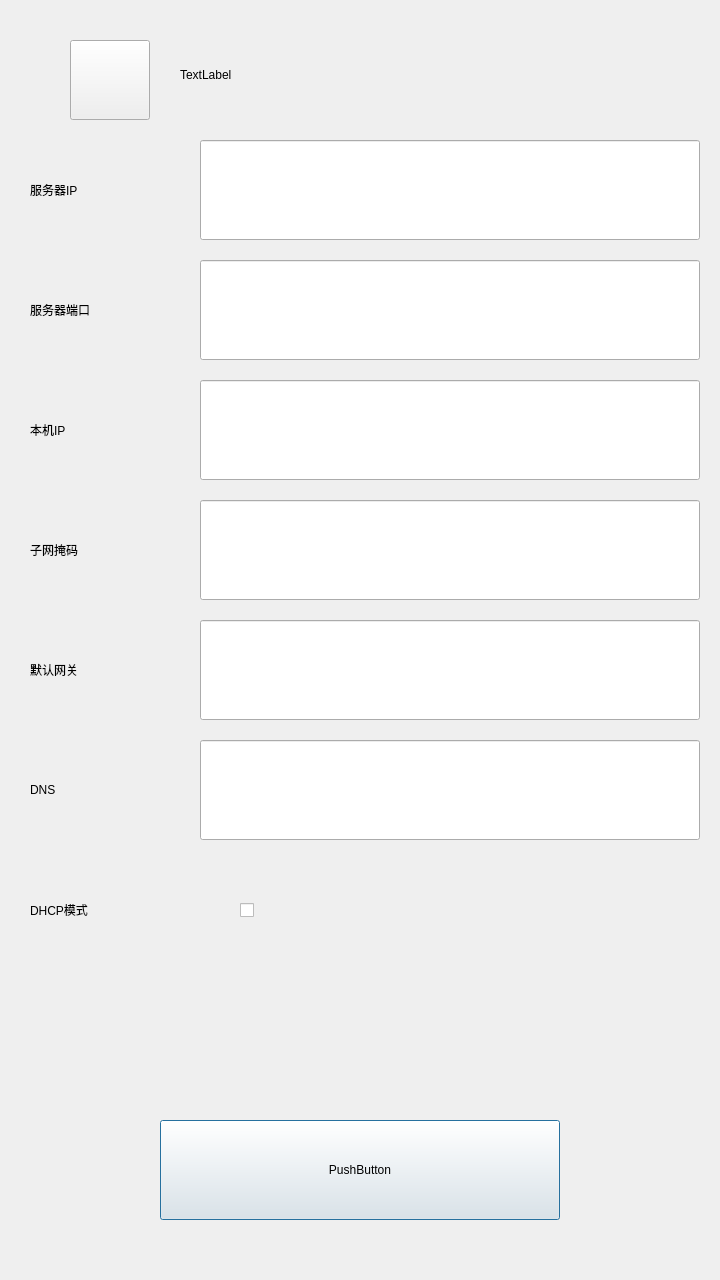
<?xml version="1.0" encoding="UTF-8"?>
<ui version="4.0">
 <class>ItemDialog_SetNetPara</class>
 <widget class="QDialog" name="ItemDialog_SetNetPara">
  <property name="geometry">
   <rect>
    <x>0</x>
    <y>0</y>
    <width>720</width>
    <height>1280</height>
   </rect>
  </property>
  <property name="windowTitle">
   <string>Dialog</string>
  </property>
  <widget class="QLineEdit" name="lineEdit_1">
   <property name="geometry">
    <rect>
     <x>200</x>
     <y>140</y>
     <width>500</width>
     <height>100</height>
    </rect>
   </property>
  </widget>
  <widget class="QLabel" name="label_1">
   <property name="geometry">
    <rect>
     <x>30</x>
     <y>150</y>
     <width>160</width>
     <height>80</height>
    </rect>
   </property>
   <property name="text">
    <string>服务器IP</string>
   </property>
  </widget>
  <widget class="QLineEdit" name="lineEdit_2">
   <property name="geometry">
    <rect>
     <x>200</x>
     <y>260</y>
     <width>500</width>
     <height>100</height>
    </rect>
   </property>
   <property name="text">
    <string/>
   </property>
  </widget>
  <widget class="QLabel" name="label_2">
   <property name="geometry">
    <rect>
     <x>30</x>
     <y>270</y>
     <width>160</width>
     <height>80</height>
    </rect>
   </property>
   <property name="text">
    <string>服务器端口</string>
   </property>
  </widget>
  <widget class="QLineEdit" name="lineEdit_3">
   <property name="geometry">
    <rect>
     <x>200</x>
     <y>380</y>
     <width>500</width>
     <height>100</height>
    </rect>
   </property>
  </widget>
  <widget class="QLabel" name="label_3">
   <property name="geometry">
    <rect>
     <x>30</x>
     <y>390</y>
     <width>160</width>
     <height>80</height>
    </rect>
   </property>
   <property name="text">
    <string>本机IP</string>
   </property>
  </widget>
  <widget class="QLineEdit" name="lineEdit_4">
   <property name="geometry">
    <rect>
     <x>200</x>
     <y>500</y>
     <width>500</width>
     <height>100</height>
    </rect>
   </property>
  </widget>
  <widget class="QLabel" name="label_4">
   <property name="geometry">
    <rect>
     <x>30</x>
     <y>510</y>
     <width>160</width>
     <height>80</height>
    </rect>
   </property>
   <property name="text">
    <string>子网掩码</string>
   </property>
  </widget>
  <widget class="QLineEdit" name="lineEdit_5">
   <property name="geometry">
    <rect>
     <x>200</x>
     <y>620</y>
     <width>500</width>
     <height>100</height>
    </rect>
   </property>
  </widget>
  <widget class="QLabel" name="label_5">
   <property name="geometry">
    <rect>
     <x>30</x>
     <y>630</y>
     <width>160</width>
     <height>80</height>
    </rect>
   </property>
   <property name="text">
    <string>默认网关</string>
   </property>
  </widget>
  <widget class="QLineEdit" name="lineEdit_6">
   <property name="geometry">
    <rect>
     <x>200</x>
     <y>740</y>
     <width>500</width>
     <height>100</height>
    </rect>
   </property>
  </widget>
  <widget class="QLabel" name="label_6">
   <property name="geometry">
    <rect>
     <x>30</x>
     <y>750</y>
     <width>160</width>
     <height>80</height>
    </rect>
   </property>
   <property name="text">
    <string>DNS</string>
   </property>
  </widget>
  <widget class="QPushButton" name="bt_ok">
   <property name="geometry">
    <rect>
     <x>160</x>
     <y>1120</y>
     <width>400</width>
     <height>100</height>
    </rect>
   </property>
   <property name="text">
    <string>PushButton</string>
   </property>
  </widget>
  <widget class="QCheckBox" name="cb_dhcp">
   <property name="geometry">
    <rect>
     <x>240</x>
     <y>870</y>
     <width>91</width>
     <height>81</height>
    </rect>
   </property>
   <property name="styleSheet">
    <string notr="true"/>
   </property>
   <property name="text">
    <string/>
   </property>
   <property name="iconSize">
    <size>
     <width>48</width>
     <height>48</height>
    </size>
   </property>
  </widget>
  <widget class="QLabel" name="label_dhcp">
   <property name="geometry">
    <rect>
     <x>30</x>
     <y>870</y>
     <width>160</width>
     <height>80</height>
    </rect>
   </property>
   <property name="text">
    <string>DHCP模式</string>
   </property>
  </widget>
  <widget class="QLabel" name="label_title">
   <property name="geometry">
    <rect>
     <x>180</x>
     <y>0</y>
     <width>400</width>
     <height>150</height>
    </rect>
   </property>
   <property name="text">
    <string>TextLabel</string>
   </property>
  </widget>
  <widget class="QPushButton" name="bt_back">
   <property name="geometry">
    <rect>
     <x>70</x>
     <y>40</y>
     <width>80</width>
     <height>80</height>
    </rect>
   </property>
   <property name="text">
    <string/>
   </property>
  </widget>
 </widget>
 <resources/>
 <connections/>
</ui>
